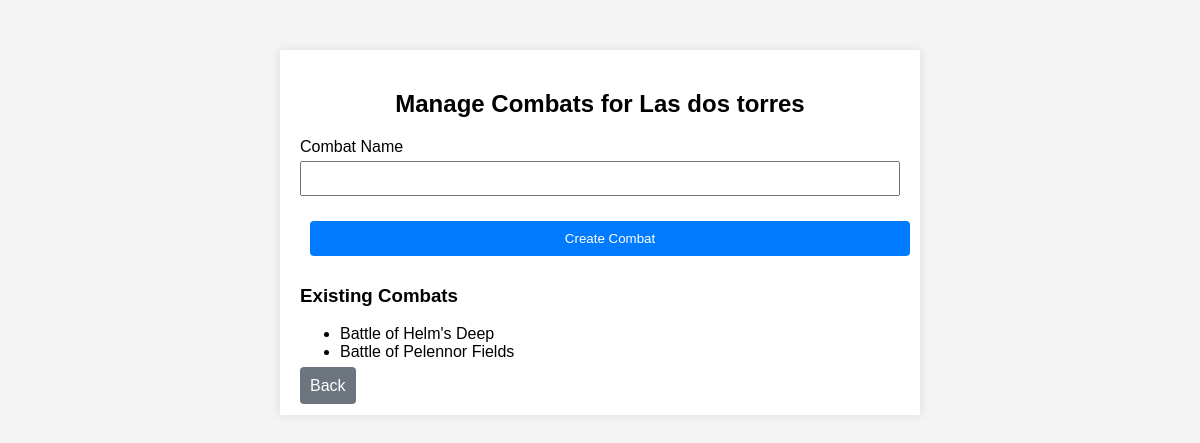
The app's page /combats/1/manage (signed in) with its own data.
### app/models/campaign.py (models this page shows, shortened)
class Campaign(db.Model):
    id = db.Column(db.Integer, primary_key=True)
    name = db.Column(db.String(150), nullable=False)
    master_id = db.Column(db.Integer, db.ForeignKey('user.id'), nullable=False)
    is_public = db.Column(db.Boolean, default=False)
    allowed_players = db.relationship('User', secondary=allowed_players, lazy='subquery',
                                      backref=db.backref('campaigns', lazy=True))

### app/models/combat.py (models this page shows, shortened)
class Combat(db.Model):
    id = db.Column(db.Integer, primary_key=True)
    name = db.Column(db.String(150), nullable=False)
    campaign_id = db.Column(db.Integer, db.ForeignKey('campaign.id'), nullable=False)
    participants = db.relationship('Character', secondary=combat_participants, backref='combats')
    active = db.Column(db.Boolean, default=False)
    participants_data = db.Column(db.JSON, nullable=True)  # Nuevo campo para guardar los datos de los participantes

### app/routes/combats.py (the view, shortened to what this page needs)
@combats_bp.route('/<int:campaign_id>/manage', methods=['GET', 'POST'])
@login_required
def manage_combats(campaign_id):
    campaign = Campaign.query.get_or_404(campaign_id)
    if campaign.master_id != current_user.id:
        flash('You do not have permission to manage combats for this campaign.', 'danger')
        return redirect(url_for('campaigns.play_campaign', campaign_id=campaign_id))
    combats = Combat.query.filter_by(campaign_id=campaign_id).all()
    return render_template('combats/manage.html', campaign=campaign, combats=combats)

### app/templates/combats/manage.html (shortened to what this page needs)
<!DOCTYPE html>
<html lang="en">
<head>
    <link rel="stylesheet" href="{{ url_for('static', filename='styles.css') }}">
</head>
<body>
    <div class="container">
        <h2>Manage Combats for {{ campaign.name }}</h2>
        <form method="POST">
            <div class="form-group">
                <label for="name">Combat Name</label>
                <input type="text" id="name" name="name" required>
            </div>
            <button type="submit" class="btn">Create Combat</button>
        </form>
        <h3>Existing Combats</h3>
        <ul>
            {% for combat in combats %}
            <li>{{ combat.name }}</li>
            {% endfor %}
        </ul>
        <a href="{{ url_for('campaigns.play_campaign', campaign_id=campaign.id) }}" class="back-button">Back</a>
    </div>
</body>
</html>

### app/static/styles.css (style rules this page uses)
body { font-family: Arial, sans-serif; background-color: #f4f4f4; margin: 0; padding: 0; }
.container { max-width: 600px; margin: 50px auto; padding: 20px; background-color: #fff; box-shadow: 0 0 10px rgba(0, 0, 0, 0.1); }
h2 { text-align: center; margin-bottom: 20px; }
.form-group { margin-bottom: 15px; }
.form-group label { display: block; margin-bottom: 5px; }
.form-group input { width: 100%; padding: 8px; box-sizing: border-box; }
button { width: 100%; padding: 10px; background-color: #007bff; color: #fff; border: none; cursor: pointer; }

### app/templates/combats/manage.html (style rules this page uses)
.btn { margin: 10px; padding: 10px 20px; background-color: #007bff; color: #fff; border: none; border-radius: 4px; cursor: pointer; text-decoration: none; }
.form-group { margin-bottom: 15px; }
.form-group label { display: block; margin-bottom: 5px; }
.form-group input { width: 100%; padding: 8px; box-sizing: border-box; }
.back-button { margin-top: 20px; padding: 10px; background-color: #6c757d; color: #fff; border: none; border-radius: 4px; cursor: pointer; text-decoration: none; }

### records on screen
Campaign: name "Las dos torres"
Combat: name "Battle of Helm's Deep"
Combat: name "Battle of Pelennor Fields"
